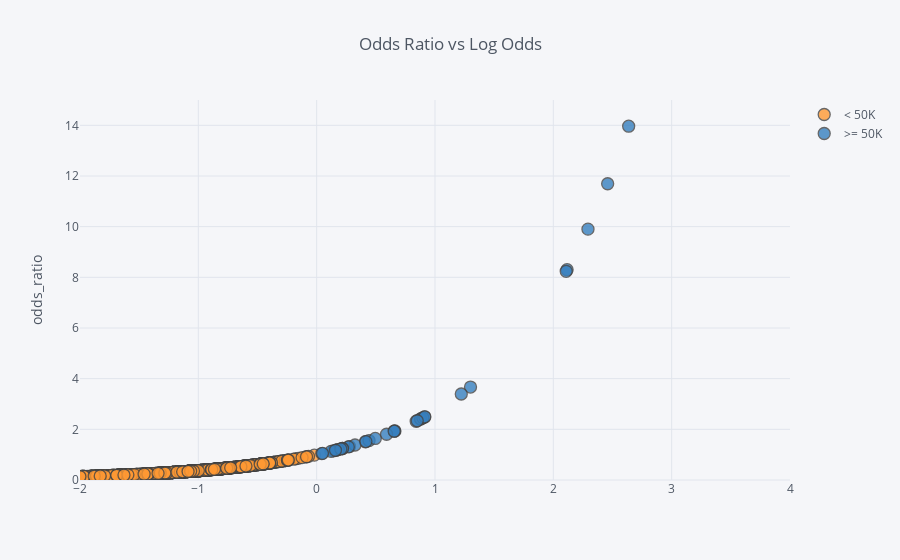

Source (notebook cell):
### Code cell
yhat.sample(1000).iplot(x='log_odds', y='odds_ratio', 
           yTitle='odds_ratio', xrange=(-2, 4), yrange=(0,15),
           title='Odds Ratio vs Log Odds', categories='classes')

### Figure 1 — Plotly figure (JSON) as saved in the notebook; plotly's stock layout.template omitted (floating-point values rounded to 4 significant figures; data arrays with more than 128 entries replaced by an {"elided": "..."} marker saying what was removed)
{"data": [{"marker": {"color": "rgba(255, 153, 51, 1.0)", "line": {"width": 1.3}, "opacity": 0.8, "size": 12, "symbol": "dot"}, "mode": "markers", "name": "< 50K", "textfont": {"color": "#4D5663"}, "type": "scatter", "x": {"elided": "948 float values"}, "y": {"elided": "948 float values"}}, {"marker": {"color": "rgba(55, 128, 191, 1.0)", "line": {"width": 1.3}, "opacity": 0.8, "size": 12, "symbol": "dot"}, "mode": "markers", "name": ">= 50K", "textfont": {"color": "#4D5663"}, "type": "scatter", "x": [0.6552, 5.94, 0.2776, 0.4118, 0.3239, 0.2673, 0.6614, 0.1646, 0.8801, 0.9117, 0.1729, 24.45, 0.2177, 3.745, 23.65, 1.3, 24.17, 4.926, 0.2179, 2.116, 0.1824, 0.8409, 23.85, 0.8785, 0.1429, 2.867, 0.1214, 2.293, 0.4425, 24.26, 1.222, 2.459, 2.637, 2.109, 2.84, 0.8978, 0.4953, 0.5907, 0.9143, 2.951, 24.0, 3.894, 23.51, 24.01, 0.2042, 6.092, 0.159, 0.6554, 0.8499, 0.04356, 0.04973, 0.4163], "y": [1.926, 379.8, 1.32, 1.51, 1.383, 1.306, 1.938, 1.179, 2.411, 2.489, 1.189, 41660000000.0, 1.243, 42.3, 18670000000.0, 3.67, 31370000000.0, 137.8, 1.243, 8.3, 1.2, 2.319, 22840000000.0, 2.407, 1.154, 17.59, 1.129, 9.903, 1.557, 34400000000.0, 3.394, 11.69, 13.97, 8.239, 17.12, 2.454, 1.641, 1.805, 2.495, 19.12, 26550000000.0, 49.09, 16230000000.0, 26690000000.0, 1.227, 442.5, 1.172, 1.926, 2.339, 1.045, 1.051, 1.516]}], "layout": {"legend": {"bgcolor": "#F5F6F9", "font": {"color": "#4D5663"}}, "paper_bgcolor": "#F5F6F9", "plot_bgcolor": "#F5F6F9", "title": "Odds Ratio vs Log Odds", "titlefont": {"color": "#4D5663"}, "xaxis1": {"gridcolor": "#E1E5ED", "range": [-2, 4], "showgrid": true, "tickfont": {"color": "#4D5663"}, "title": "", "titlefont": {"color": "#4D5663"}, "zerolinecolor": "#E1E5ED"}, "yaxis1": {"gridcolor": "#E1E5ED", "range": [0, 15], "showgrid": true, "tickfont": {"color": "#4D5663"}, "title": "odds_ratio", "titlefont": {"color": "#4D5663"}, "zerolinecolor": "#E1E5ED"}}}
